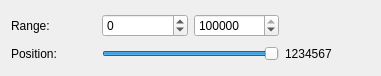
<?xml version="1.0" encoding="UTF-8"?>
<ui version="4.0">
 <class>Focus</class>
 <widget class="QWidget" name="Focus">
  <property name="geometry">
   <rect>
    <x>0</x>
    <y>0</y>
    <width>381</width>
    <height>76</height>
   </rect>
  </property>
  <property name="windowTitle">
   <string>Focus</string>
  </property>
  <layout class="QGridLayout" name="gridLayout">
   <item row="1" column="3">
    <widget class="QLabel" name="lbPosition">
     <property name="text">
      <string>1234567</string>
     </property>
    </widget>
   </item>
   <item row="0" column="0">
    <widget class="QLabel" name="label">
     <property name="text">
      <string>Range:</string>
     </property>
    </widget>
   </item>
   <item row="0" column="2">
    <widget class="QSpinBox" name="sbTo">
     <property name="minimum">
      <number>-4096000</number>
     </property>
     <property name="maximum">
      <number>4096000</number>
     </property>
     <property name="singleStep">
      <number>1000</number>
     </property>
     <property name="value">
      <number>4096000</number>
     </property>
    </widget>
   </item>
   <item row="1" column="0">
    <widget class="QLabel" name="label_2">
     <property name="text">
      <string>Position:</string>
     </property>
    </widget>
   </item>
   <item row="0" column="1">
    <widget class="QSpinBox" name="sbFrom">
     <property name="minimum">
      <number>-4096000</number>
     </property>
     <property name="maximum">
      <number>4096000</number>
     </property>
     <property name="singleStep">
      <number>1000</number>
     </property>
    </widget>
   </item>
   <item row="1" column="1" colspan="2">
    <widget class="QSlider" name="slPosition">
     <property name="minimum">
      <number>0</number>
     </property>
     <property name="maximum">
      <number>4096000</number>
     </property>
     <property name="singleStep">
      <number>1000</number>
     </property>
     <property name="pageStep">
      <number>10000</number>
     </property>
     <property name="value">
      <number>1234567</number>
     </property>
     <property name="tracking">
      <bool>false</bool>
     </property>
     <property name="orientation">
      <enum>Qt::Horizontal</enum>
     </property>
    </widget>
   </item>
  </layout>
 </widget>
 <resources/>
 <connections/>
</ui>
